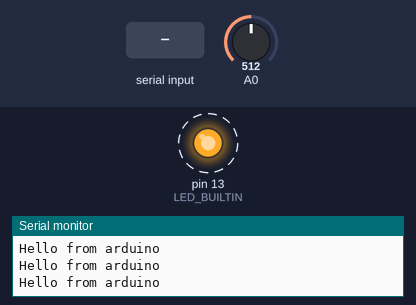
Bench run of a sketch on a simulated Arduino Uno, built with avr-gcc and run on an emulated ATmega328P. On the bench: output pins drawn as LEDs (lit = HIGH), the last lines printed to the serial monitor. Dashed ring = blinking. Inputs (shaded band) come from the test bench; at power-on: A0 = 512.

Above: at 1.25 s.
1.3 s: "2\n" received over Serial
At 2.0 s:
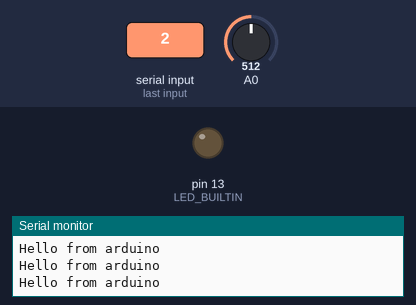
2.8 s: "90,45\n" received over Serial
At 4.04 s:
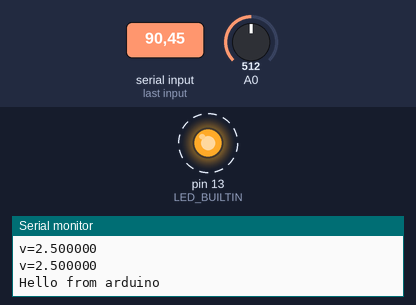
Timing chart, 0 to 11.8 s (numbered marks = the images above; inputs shaded):
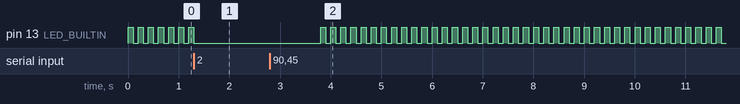

The sketch:

potentiometer_voltmeter.ino
```cpp
// work modes:
// 1 - idle
// 2 - voltage measuring

float input_volt = 0.0;
int work_mode = 1;

void setup() {
  pinMode(LED_BUILTIN, OUTPUT);
  Serial.begin(115200);
}

void loop() {
  if (Serial.available())
  {
    int temp_mode = Serial.readString().toInt();
    if (temp_mode)
    {
      work_mode  = temp_mode;
    }
  }

  if (work_mode == 2)
  {
    int analogvalue = analogRead(A0);
    input_volt = (analogvalue * 5.0) / 1024.0;
    if (input_volt != 0.0)
    {
      Serial.print("v=");
      Serial.println(input_volt, 6);
    }
  } else {
    digitalWrite(LED_BUILTIN, HIGH);
    delay(100);
    Serial.println("Hello from arduino");
    digitalWrite(LED_BUILTIN, LOW);
    delay(100);
  }
}
```

Measured:
- after the input at 1.3 s, pin 13 (LED_BUILTIN): goes on until 1.3 s, then stays LOW
- after the input at 2.8 s, pin 13 (LED_BUILTIN): alternates HIGH for 0.10 s and LOW for 0.10 s, starting after 1.0 s
- by itself, pin 13 (LED_BUILTIN): alternates HIGH for 0.10 s and LOW for 0.10 s
